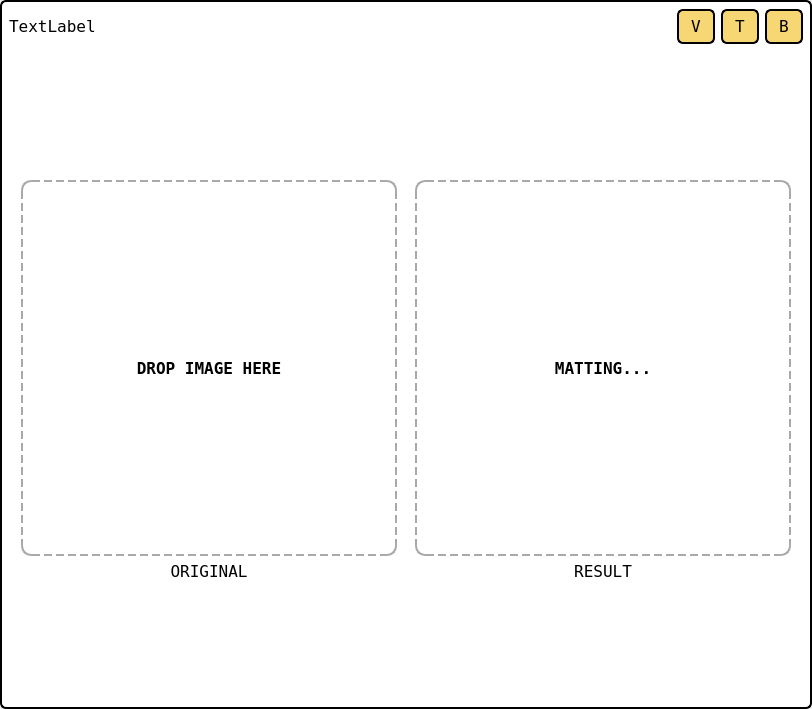
<?xml version="1.0" encoding="UTF-8"?>
<ui version="4.0">
 <class>MattingForm</class>
 <widget class="QWidget" name="MattingForm">
  <property name="geometry">
   <rect>
    <x>0</x>
    <y>0</y>
    <width>812</width>
    <height>709</height>
   </rect>
  </property>
  <property name="windowTitle">
   <string>Form</string>
  </property>
  <property name="styleSheet">
   <string notr="true">QWidget#border_widget{
background-color: rgb(255, 255, 255);
border-radius:6px;
border:2px solid black;
}</string>
  </property>
  <layout class="QVBoxLayout" name="verticalLayout">
   <property name="spacing">
    <number>0</number>
   </property>
   <property name="leftMargin">
    <number>0</number>
   </property>
   <property name="topMargin">
    <number>0</number>
   </property>
   <property name="rightMargin">
    <number>0</number>
   </property>
   <property name="bottomMargin">
    <number>0</number>
   </property>
   <item>
    <widget class="QWidget" name="border_widget" native="true">
     <property name="styleSheet">
      <string notr="true"/>
     </property>
     <layout class="QVBoxLayout" name="verticalLayout_4">
      <property name="spacing">
       <number>0</number>
      </property>
      <property name="leftMargin">
       <number>0</number>
      </property>
      <property name="topMargin">
       <number>0</number>
      </property>
      <property name="rightMargin">
       <number>0</number>
      </property>
      <property name="bottomMargin">
       <number>0</number>
      </property>
      <item>
       <widget class="QWidget" name="widget_4" native="true">
        <property name="sizePolicy">
         <sizepolicy hsizetype="Preferred" vsizetype="Fixed">
          <horstretch>0</horstretch>
          <verstretch>0</verstretch>
         </sizepolicy>
        </property>
        <layout class="QHBoxLayout" name="horizontalLayout">
         <item>
          <widget class="QLabel" name="img_name">
           <property name="font">
            <font>
             <family>Terminal</family>
             <pointsize>12</pointsize>
            </font>
           </property>
           <property name="text">
            <string>TextLabel</string>
           </property>
          </widget>
         </item>
         <item>
          <spacer name="horizontalSpacer_2">
           <property name="orientation">
            <enum>Qt::Horizontal</enum>
           </property>
           <property name="sizeHint" stdset="0">
            <size>
             <width>40</width>
             <height>20</height>
            </size>
           </property>
          </spacer>
         </item>
         <item>
          <widget class="QPushButton" name="detail_button">
           <property name="font">
            <font>
             <family>Terminal</family>
             <pointsize>12</pointsize>
            </font>
           </property>
           <property name="styleSheet">
            <string notr="true">QPushButton{
background:#F7D674;
border-radius:6px;
padding-top:6px;
padding-bottom:6px;
padding-left:12px;
padding-right:12px;
border:2px solid black;
}
QPushButton:hover{
background:yellow;
}</string>
           </property>
           <property name="text">
            <string>V</string>
           </property>
          </widget>
         </item>
         <item>
          <widget class="QPushButton" name="change_trimap_button">
           <property name="font">
            <font>
             <family>Terminal</family>
             <pointsize>12</pointsize>
            </font>
           </property>
           <property name="styleSheet">
            <string notr="true">QPushButton{
background:#F7D674;
border-radius:6px;
padding-top:6px;
padding-bottom:6px;
padding-left:12px;
padding-right:12px;
border:2px solid black;
}
QPushButton:hover{
background:yellow;
}</string>
           </property>
           <property name="text">
            <string>T</string>
           </property>
          </widget>
         </item>
         <item>
          <widget class="QPushButton" name="change_bg_button">
           <property name="font">
            <font>
             <family>Terminal</family>
             <pointsize>12</pointsize>
            </font>
           </property>
           <property name="styleSheet">
            <string notr="true">QPushButton{
background:#F7D674;
border-radius:6px;
padding-top:6px;
padding-bottom:6px;
padding-left:12px;
padding-right:12px;
border:2px solid black;
}
QPushButton:hover{
background:yellow;
}</string>
           </property>
           <property name="text">
            <string>B</string>
           </property>
          </widget>
         </item>
        </layout>
       </widget>
      </item>
      <item>
       <widget class="QWidget" name="widget_5" native="true">
        <property name="sizePolicy">
         <sizepolicy hsizetype="Preferred" vsizetype="Preferred">
          <horstretch>0</horstretch>
          <verstretch>0</verstretch>
         </sizepolicy>
        </property>
        <layout class="QHBoxLayout" name="horizontalLayout_3">
         <property name="spacing">
          <number>0</number>
         </property>
         <property name="leftMargin">
          <number>12</number>
         </property>
         <property name="topMargin">
          <number>0</number>
         </property>
         <property name="rightMargin">
          <number>12</number>
         </property>
         <property name="bottomMargin">
          <number>0</number>
         </property>
         <item>
          <widget class="QWidget" name="widget_2" native="true">
           <property name="sizePolicy">
            <sizepolicy hsizetype="Fixed" vsizetype="Fixed">
             <horstretch>0</horstretch>
             <verstretch>0</verstretch>
            </sizepolicy>
           </property>
           <layout class="QVBoxLayout" name="verticalLayout_2">
            <property name="leftMargin">
             <number>9</number>
            </property>
            <item>
             <widget class="QLabel" name="image_label">
              <property name="sizePolicy">
               <sizepolicy hsizetype="Preferred" vsizetype="Preferred">
                <horstretch>0</horstretch>
                <verstretch>0</verstretch>
               </sizepolicy>
              </property>
              <property name="minimumSize">
               <size>
                <width>376</width>
                <height>376</height>
               </size>
              </property>
              <property name="font">
               <font>
                <family>Terminal</family>
                <pointsize>12</pointsize>
                <weight>75</weight>
                <bold>true</bold>
               </font>
              </property>
              <property name="styleSheet">
               <string notr="true">QLabel{
border:2px dashed darkGray;
border-radius:10px;
}</string>
              </property>
              <property name="text">
               <string>DROP IMAGE HERE</string>
              </property>
              <property name="alignment">
               <set>Qt::AlignCenter</set>
              </property>
             </widget>
            </item>
            <item>
             <widget class="QLabel" name="label">
              <property name="sizePolicy">
               <sizepolicy hsizetype="Preferred" vsizetype="Fixed">
                <horstretch>0</horstretch>
                <verstretch>0</verstretch>
               </sizepolicy>
              </property>
              <property name="font">
               <font>
                <family>Terminal</family>
                <pointsize>12</pointsize>
                <weight>50</weight>
                <bold>false</bold>
               </font>
              </property>
              <property name="text">
               <string>ORIGINAL</string>
              </property>
              <property name="alignment">
               <set>Qt::AlignCenter</set>
              </property>
             </widget>
            </item>
           </layout>
          </widget>
         </item>
         <item>
          <spacer name="horizontalSpacer">
           <property name="orientation">
            <enum>Qt::Horizontal</enum>
           </property>
           <property name="sizeHint" stdset="0">
            <size>
             <width>40</width>
             <height>20</height>
            </size>
           </property>
          </spacer>
         </item>
         <item>
          <widget class="QWidget" name="widget_3" native="true">
           <property name="sizePolicy">
            <sizepolicy hsizetype="Fixed" vsizetype="Fixed">
             <horstretch>0</horstretch>
             <verstretch>0</verstretch>
            </sizepolicy>
           </property>
           <layout class="QVBoxLayout" name="verticalLayout_3">
            <item>
             <widget class="QLabel" name="result_label">
              <property name="minimumSize">
               <size>
                <width>376</width>
                <height>376</height>
               </size>
              </property>
              <property name="font">
               <font>
                <family>Terminal</family>
                <pointsize>12</pointsize>
                <weight>75</weight>
                <italic>false</italic>
                <bold>true</bold>
                <underline>false</underline>
               </font>
              </property>
              <property name="styleSheet">
               <string notr="true">QLabel{
border:2px dashed darkGray;
border-radius:10px;
}</string>
              </property>
              <property name="text">
               <string>MATTING...</string>
              </property>
              <property name="textFormat">
               <enum>Qt::AutoText</enum>
              </property>
              <property name="alignment">
               <set>Qt::AlignCenter</set>
              </property>
             </widget>
            </item>
            <item>
             <widget class="QLabel" name="label_2">
              <property name="sizePolicy">
               <sizepolicy hsizetype="Preferred" vsizetype="Fixed">
                <horstretch>0</horstretch>
                <verstretch>0</verstretch>
               </sizepolicy>
              </property>
              <property name="font">
               <font>
                <family>Terminal</family>
                <pointsize>12</pointsize>
               </font>
              </property>
              <property name="text">
               <string>RESULT</string>
              </property>
              <property name="alignment">
               <set>Qt::AlignCenter</set>
              </property>
             </widget>
            </item>
           </layout>
          </widget>
         </item>
        </layout>
       </widget>
      </item>
     </layout>
    </widget>
   </item>
  </layout>
 </widget>
 <resources/>
 <connections/>
</ui>
